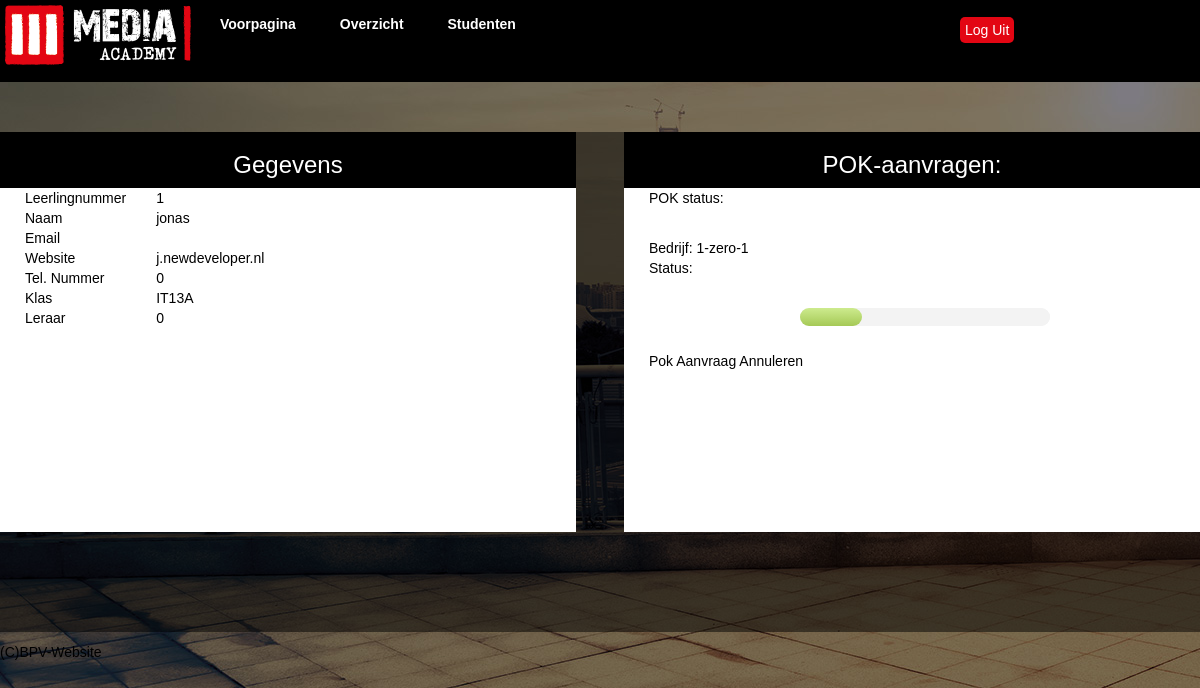
The page /studenten (signed in) on the database as committed earlier.
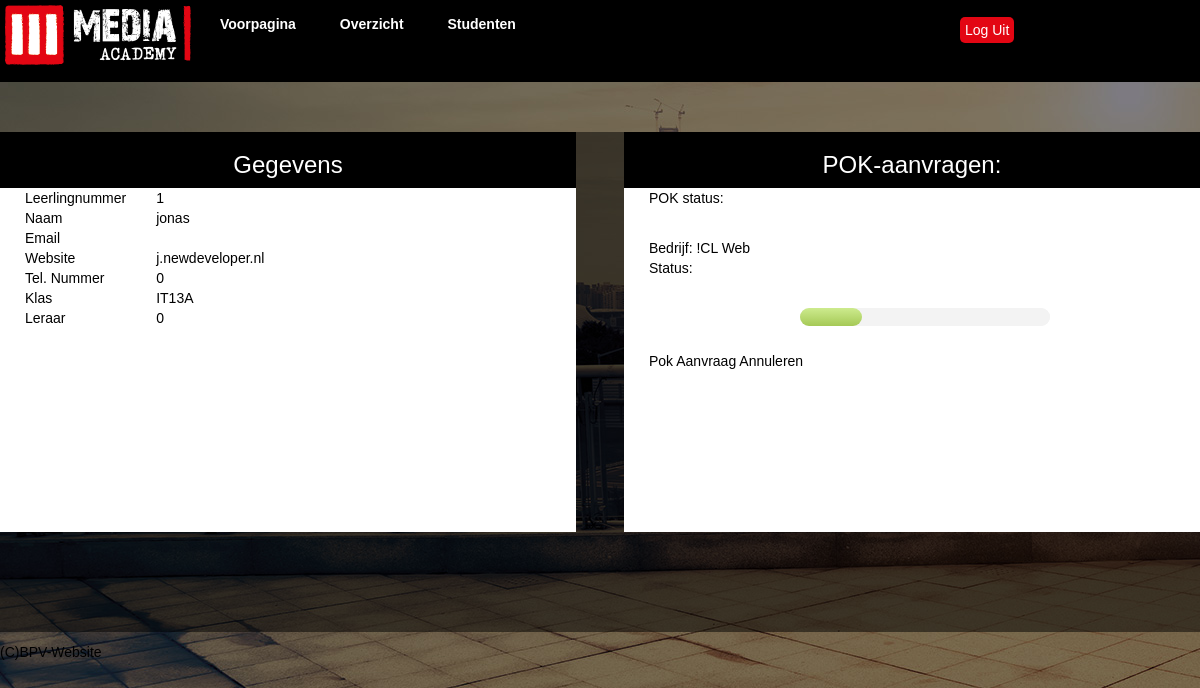
The same page on the database as committed later.
### tables this page shows
CREATE TABLE IF NOT EXISTS `pokaanvraag` (
  `id` int(11) NOT NULL AUTO_INCREMENT,
  `leerlingnummer` int(11) NOT NULL,
  `bedrijfNaam` varchar(50) NOT NULL,
  `bedrijfAdres` varchar(50) NOT NULL,
  `bedrijfPostcode` varchar(10) NOT NULL,
  `bedrijfPlaats` varchar(50) NOT NULL,
  `bedrijfTelefoon` varchar(20) NOT NULL,
  `bedrijfWebsite` varchar(50) NOT NULL,
  `bedrijfContactPersoon` varchar(50) NOT NULL,
  `bedrijfContactPersoonTelefoon` varchar(20) NOT NULL,
  `bedrijfContactPersoonEmail` varchar(50) NOT NULL,
  `bedrijfPraktijkBegeleider` varchar(50) NOT NULL,
  `bedrijfPraktijkBegeleiderTelefoon` varchar(20) NOT NULL,
  `bedrijfKennisCentrum` varchar(50) NOT NULL,
  `bedrijfCode` varchar(20) NOT NULL,
  `studentNaam` varchar(50) NOT NULL,
  `studentKlas` varchar(20) NOT NULL,
  `studentOpleiding` varchar(50) NOT NULL,
  `studentCreboNummerOpleiding` varchar(20) NOT NULL,
  `studentRichting` varchar(50) NOT NULL,
  `studentInleverdatum` varchar(50) NOT NULL,
  `bpvCoordinator` varchar(50) NOT NULL,
  `bpvBegeleider` varchar(50) NOT NULL,
  `bpvPeriodeBegin` date NOT NULL,
  `bpvPeriodeEind` date NOT NULL,
  `bpvSbu` int(11) NOT NULL,
  `bpvBrin` varchar(20) NOT NULL,
  `bpvCrebo` varchar(20) NOT NULL,
  `bpvOpmerking` varchar(500) NOT NULL,
  `pokStatus` int(2) NOT NULL,
  PRIMARY KEY (`id`)
);

### controller/studenten.class.php (called while the page is built, shortened)
<?php
class Studenten extends Controller {
    public function __construct() {
        $this->view->script = 'studenten';
        $this->view->title = 'Studenten';
        $this->view->style = 'bootstrap';
        $this->view->altStyle = 'style1';
    }
    function index() {
        $studentInfo = $this->model->getStudentInfo($_SESSION['user_id']);
        $pokInfo = $this->model->getPokInfo($_SESSION['user_id']);
        $this->view->pokInfo = $pokInfo;
        $this->view->studentInfo = $studentInfo;
        $this->view->render('studenten');
    }
}

### libs/ini.php (called while the page is built, shortened)
<?php
require 'libs/controller.php';
require 'libs/model.php';
$site = new Router();

### index.php (called while the page is built)
<?php
require 'libs/ini.php';

### libs/model.php (called while the page is built)
<?php
class Model
{
    public function __construct()
    {
	$this->dbh = new Database();
    }
}

### model/studenten.model.php (called while the page is built, shortened)
<?php
class Studenten_Model extends Model {
    public function getStudentInfo($id) {
        $sth = $this->dbh->prepare('SELECT * FROM studenten WHERE leerlingnummer = "' . $id . '"');
        $sth->execute();
        return $sth->fetchall();
 }
    public function getPokInfo($id){
        $sth = $this->dbh->prepare('SELECT * FROM pokaanvraag WHERE leerlingnummer = "' . $id . '" ORDER BY id DESC LIMIT 1');
        $sth->execute();
        return $sth->fetchall();
    }
}

### libs/controller.php (called while the page is built, shortened)
<?php
class Controller {
    public function loadmodel($name) {
        $path = 'model/' . $name . '.model.php';
        if (file_exists($path)) {
            $this->model = new $modelname;
        }
    }
}

### view/content/studenten.php (the view, shortened to what this page needs)
<div id="wrap">
    <?php
        $studentInfo = $this->studentInfo[0];
    ?>
    <div id="gegevens">
        <div id="kopje"><h3>Gegevens</h3></div>
        <table class='haai'>
            <tr>
                <td>
                    Leerlingnummer
                </td>
                <td>
                    <?php
                        echo $studentInfo["leerlingnummer"];
                    ?>
                </td>
            </tr>
            <tr>
                <td>
                    Naam
                </td>
                <td>
                    <?php
                        echo $studentInfo["voornaam"] . " " . $studentInfo["achternaam"];
                    ?>
                </td>
            </tr>
            <tr>
                <td>
                    Email
                </td>
                <td>
                </td>
            </tr>
	    <tr>
                <td>
                    Website
                </td>
                <td>
                    <a href='http://<?php echo $studentInfo["voornaam"][0].$studentInfo["achternaam"];?>.newdeveloper.nl' target='_blank'><?php echo $studentInfo["voornaam"][0].$studentInfo["achternaam"];?>.newdeveloper.nl</a><br>
                </td>
            </tr>
            <tr>
                <td>
                    Tel. Nummer
                </td>
                <td>
                    <?php
                        echo $studentInfo["telefoonnummer"];
                    ?>
                </td>
            </tr>
            <tr>
                <td>
                    Klas
                </td>
                <td>
                    <?php
                        echo $studentInfo["klas"];
                    ?>
                </td>
            </tr>
            <tr>
                <td>
                    Leraar
                </td>
                <td>
                    <?php
                        echo $studentInfo["leraar_id"];
                    ?>
                </td>
            </tr>
        </table>
    </div>
    <div id="pokAanvragen">
        <div id="pok1">
        <h3>POK-aanvragen:</h3><br /></div>
        <div id="pokka">
        <p>POK status:</p><br>
        <?php
	    if(isset($this->pokInfo[0])){
		foreach($this->pokInfo as $pokInfo){
                $pokInfo = $this->pokInfo[0];
                echo
		    "Bedrijf: " . $pokInfo["bedrijfNaam"] . "<br />
		    Status:
		    <div class='demo-wrapper html5-progress-bar'>
				<div class='progress-bar-wrapper'>
					<progress id='progressbar' value='" .  ($pokInfo['pokStatus'] * 4). + 25 . "' max='100'></progress>
				</div>
			</div>" .
		    "<br>".
		    "<a href='".URL."studenten/pokAnnuleren'>Pok Aanvraag Annuleren</a>";
		}
	    }else{
		echo"
		    <a href='".URL."pok'><button>Pok Aanvragen</button></a>";
	    }
	?>
    </div>
    </div>
</div>

Rows that differ between the two databases and show on the page:
removed pokaanvraag: bedrijfNaam "1-zero-1", pokStatus 0 (drawn)
added pokaanvraag: bedrijfNaam "!CL Web", pokStatus 0 (drawn)
